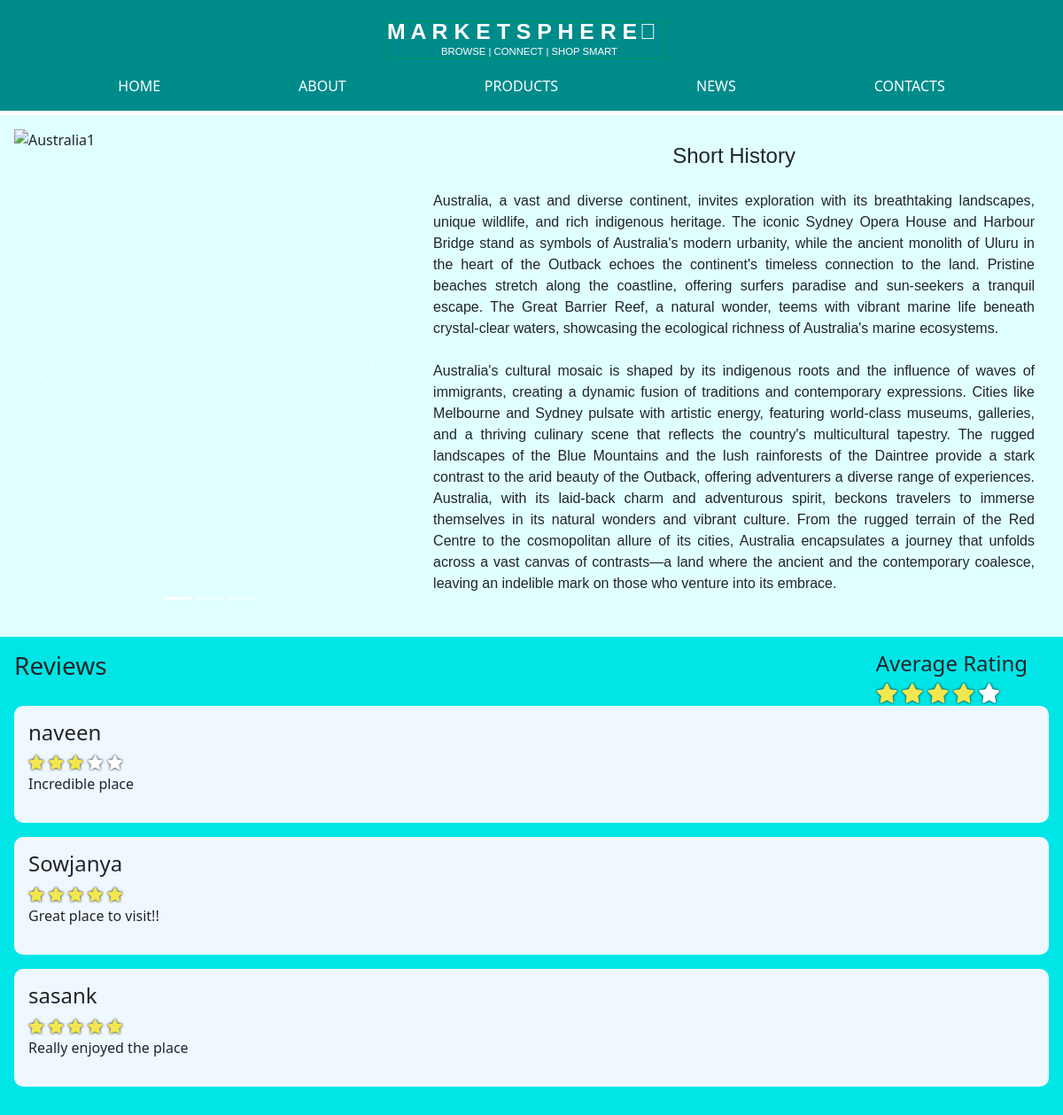
Page /includes/Australia.php on the committed database.
### tables this page shows
CREATE TABLE `Products` (
  `productId` int(11) NOT NULL,
  `productName` varchar(45) NOT NULL,
  `productCompany` varchar(45) NOT NULL,
  `productImgUrl` varchar(45) NOT NULL,
  `productPrice` decimal(7,2) NOT NULL,
  `productShortDesc` varchar(255) NOT NULL,
  `productHits` int(11) NOT NULL,
  `productRating` int(11) NOT NULL,
  `productRatingCount` int(11) NOT NULL,
  `productAvgRating` varchar(45) NOT NULL,
  `productReviewCount` int(11) NOT NULL
);

CREATE TABLE `Ratings` (
  `idRatings` int(11) NOT NULL,
  `userName` varchar(45) NOT NULL,
  `productID` int(11) NOT NULL,
  `companyName` varchar(45) NOT NULL,
  `rating` int(11) NOT NULL,
  `review` varchar(255) NOT NULL
);

### includes/Australia.php (the view, shortened to what this page needs)
<?php session_start();  include_once 'dbconnect.php';?>
<?php
    $result = $conn->query("SELECT * FROM Products where productId = 11");
    $prod = $result -> fetch_assoc();
    $hits = $prod["productHits"] + 1;
    $conn->query("UPDATE Products SET productHits = ".$hits." WHERE productId = 11");
?>
<!DOCTYPE html>
<html lang="en">
<head>
    <?php include 'head.php' ?>
</head>
<body class="australiaPage">
    <?php $page='Australia'; include 'navbar.php' ?>
    <div class="topContainer">
        <div id="myCarousel" class="carousel slide" data-bs-ride="carousel">
            <div class="carousel-indicators">
            <button type="button" data-bs-target="#myCarousel" data-bs-slide-to="0" class="active"></button>
            <button type="button" data-bs-target="#myCarousel" data-bs-slide-to="1"></button>
            <button type="button" data-bs-target="#myCarousel" data-bs-slide-to="2"></button>
            </div>
            <div class="carousel-inner">
            <div class="carousel-item active">
                <img src="../img/1_australia.jpeg" alt="Australia1" class="d-block" style="width:100%">
            </div>
            </div>
            <button class="carousel-control-prev" type="button" data-bs-target="#myCarousel" data-bs-slide="prev">
            <span class="carousel-control-prev-icon"></span>
            </button>
            <button class="carousel-control-next" type="button" data-bs-target="#myCarousel" data-bs-slide="next">
            <span class="carousel-control-next-icon"></span>
            </button>
        </div>
        <div class="longDescContainer">
            <h4 class="Desctext">Short History</h4>
            <p class="longDesc">
            Australia, a vast and diverse continent, invites exploration with its breathtaking landscapes, unique wildlife, and rich indigenous heritage. The iconic Sydney Opera House and Harbour Bridge stand as symbols of Australia's modern urbanity, while the ancient monolith of Uluru in the heart of the Outback echoes the continent's timeless connection to the land. Pristine beaches stretch along the coastline, offering surfers paradise and sun-seekers a tranquil escape. The Great Barrier Reef, a natural wonder, teems with vibrant marine life beneath crystal-clear waters, showcasing the ecological richness of Australia's marine ecosystems.
            <br>
            <br>
            Australia's cultural mosaic is shaped by its indigenous roots and the influence of waves of immigrants, creating a dynamic fusion of traditions and contemporary expressions. Cities like Melbourne and Sydney pulsate with artistic energy, featuring world-class museums, galleries, and a thriving culinary scene that reflects the country's multicultural tapestry. The rugged landscapes of the Blue Mountains and the lush rainforests of the Daintree provide a stark contrast to the arid beauty of the Outback, offering adventurers a diverse range of experiences. Australia, with its laid-back charm and adventurous spirit, beckons travelers to immerse themselves in its natural wonders and vibrant culture. From the rugged terrain of the Red Centre to the cosmopolitan allure of its cities, Australia encapsulates a journey that unfolds across a vast canvas of contrasts—a land where the ancient and the contemporary coalesce, leaving an indelible mark on those who venture into its embrace.
            </p>
        </div>
    </div>
    <div class="bottomContainer">
        <div class="containerHeader">
            <h3 class="reviewsText">Reviews</h4>
            <?php
                $sql = "SELECT * FROM Products WHERE productID = 11";
                $result = mysqli_query($conn, $sql);
                $rows = mysqli_num_rows($result);
                if($rows > 0)
                {
                    while($row = $result->fetch_assoc())
                    {
                        echo "<div class='reviewContainer'>\n";
                            echo"<h4 style='margin-right:1em'>Average Rating</h4>";
                            for($i = 1; $i<=5; $i++)
                            {
                                $roundedRating = ceil($row["productAvgRating"]);
                                echo "<i class='fa fa-star ";
                                if($i <= $roundedRating)
                                {
                                    echo "checked";
                                }
                                else
                                {
                                    echo "unchecked";
                                }
                                echo"'></i>\n";
                            }
                    echo "</div>\n";
                    }
                }
            ?>
        </div>
        <?php
            $sql = "SELECT * FROM Ratings WHERE productID = 11";
            $result = mysqli_query($conn, $sql);
            $rows = mysqli_num_rows($result);
            if($rows > 0)
            {
                while($row = $result->fetch_assoc())
                {
                    echo "<div class='topReviewContainer'>\n";
                        echo "<div class='ratingContainer'>\n";
                            echo "<h4 class='currentUser'>".$row['userName']."</h4>";
                            for($i=1; $i<=5; $i++)
                            {
                                echo "<i class='fa fa-star ";
                                if($i <= $row['rating'])
                                {
                                    echo "checked";
                                }
                                else
                                {
                                    echo "unchecked";
                                }
                                echo"'></i>\n";
                            }
                        echo "</div>\n";
                        echo "<div class='reviewContainer'>\n";
                            echo "<p class='reviewText'>".$row['review']."</p>";
                        echo "</div>\n";
                    echo "</div>\n";
                }
            }
        ?>
    </div>
</body>

### css/main.css (style rules this page uses)
body, .aboutPage, .contactsPage, .productsPage, .newsPage, .securePage, .trackPage { -webkit-background-size: cover; -moz-background-size: cover; -o-background-size: cover; background-size: cover; padding-top: 130px; }
.topContainer { background: lightcyan; padding: 1em; display: flex; }
.topContainer .longDescContainer { padding: 1em; text-align: justify; padding-left: 2em; width: 70%; }
.topContainer .longDescContainer .Desctext { text-align: center; margin-bottom: 1em; }
.topContainer .longDescContainer .Desctext, .topContainer .longDescContainer .longDesc { font-family: 'Noto Sans SC', sans-serif; }
.ratingContainer .checked, .reviewContainer .checked { color: #f2e74e; text-shadow: 0 0 3px #000; }
.ratingContainer .unchecked, .reviewContainer .unchecked { color: #fff; text-shadow: 0 0 3px #000; }
.topContainer #myCarousel { width: 500px; }
.bottomContainer { padding: 1em; background: #00e6e6; }
.topReviewContainer { padding: 1em; background: aliceblue; border-radius: 10px; margin-bottom: 1em }
.containerHeader { display: flex; justify-content: space-between; }
.reviewContainer { align-items: center; }
.reviewContainer .checked, .reviewContainer .unchecked { font-size: 22px; }

### rows in the picture
products: productAvgRating "4" (drawn)
ratings: userName "naveen", rating 3 (drawn), review "Incredible place"
ratings: userName "Sowjanya", rating 5 (drawn), review "Great place to visit!!"
ratings: userName "sasank", rating 5 (drawn), review "Really enjoyed the place"
